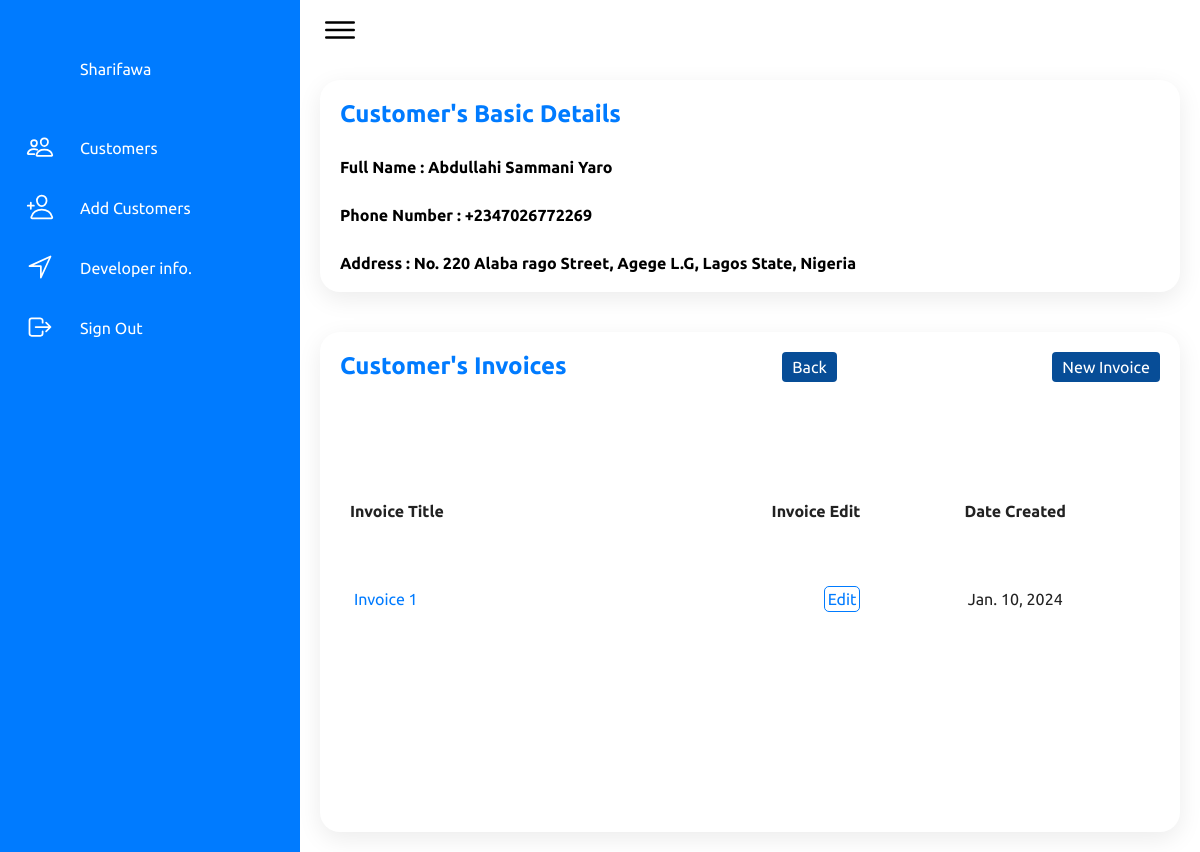
The page /customers/3/ (signed in) on the database its author committed.
### products/models.py (models this page shows, shortened)
class Customer(models.Model):
    full_name = models.CharField(max_length=50, null=True)
    phone_number = models.CharField(max_length=15, null=True)
    address = models.TextField(max_length=255, null=True)

class Product(models.Model):
    customer = models.ForeignKey(Customer, on_delete=models.CASCADE, default=1)
    title = models.TextField(max_length=200, null=True, default = None)
    date_created = models.DateField(null=True, blank=True)
    total = models.PositiveIntegerField(default=1)
    sub_total = models.PositiveIntegerField(default=1)
    deposit = models.PositiveIntegerField(default=1)
    balance1 = models.PositiveIntegerField(default=1)
    balance2 = models.PositiveIntegerField(default=1)

### products/views.py (the view)
# urls.py: path('customers/<int:customer_id>/', customer_detail, name='customer_details'),
def customer_detail(request, customer_id):
    customer = Customer.objects.get(pk=customer_id)
    products = customer.product_set.all()  # Access products through the reverse relationship
    paginator = Paginator(products, 10)
    page = request.GET.get('page')
    try:
        paginated_products = paginator.page(page)
    except PageNotAnInteger:
        paginated_products = paginator.page(1)
    except EmptyPage:
        paginated_products = paginator.page(paginator.num_pages)
    return render(request, 'products/customer_detail.html', {'customer': customer, 'products': products})

### templates/products/customer_detail.html (shortened to what this page needs)
{% extends "base.html" %}
{% block content %}
<body>
    <div class="main" id="main">
        <div class="topbar">
            <div class="toggle">
                <ion-icon name="menu-outline"></ion-icon>
            </div>
        </div>
      <div class="details" style="width: 100%; display: block;">
        <div class="description">
              <div class="cardHeader">
                <h2>Customer's Basic Details</h2>
              </div>
              <strong>
                <p style="margin-top: 30px; font-family: Ubuntu;">
                  Full Name : {{ customer.full_name }}
                </p>
                <p style="margin-top: 30px; font-family: Ubuntu;">
                  Phone Number : {{ customer.phone_number }}
                </p>
                <p style="margin-top: 30px; font-family: Ubuntu;">
                  Address : {{ customer.address }}
                </p>
              </strong>
        </div>
      </div>
    <div id="content">
        <div class="details" style="width: 100%; display: block;">
            <div class="recentOrders">
                <div class="cardHeader">
                    <h2>Customer's Invoices</h2>
                    <strong class="my-btn">
                      <button>
                        <a href="{% url 'products:customer_list' %}" style="color: white; text-decoration: none;">
                          Back
                        </a>
                      </button>
                    </strong>
                    <strong class="my-btn">
                        <button>
                          <a href="{% url 'products:create_product' customer_id=customer.id %}" style="color: white; text-decoration: none;">
                            New Invoice
                          </a>
                        </button>
                    </strong>
                </div>
                <table>
                    <thead>
                        <tr>
                            <td>Invoice Title</td>
                            <td>Invoice Edit</td>
                            <td>Date Created</td>
                        </tr>
                    </thead>
                    <tbody>
                    {% if products %}
                        {% for product in products %}
                        <tr>
                            <td><a href="{% url 'products:product_detail' pk=product.id %}"
                                style="text-decoration: none;
                                border: 1px solid white;
                                background-color: white;
                                padding: 3px 3px 3px 3px;
                                border-radius: 5px;
                                color: #007BFF;">{{ product.title }}</a></td>
                                <td><a href="{% url 'products:edit_customer_products' product.id %}"
                                  style="text-decoration: none;
                                  border: 1px solid #007BFF;
                                  background-color: white;
                                  padding: 3px 3px 3px 3px;
                                  border-radius: 5px;
                                  color: #007BFF;">Edit</a></td>
                            <td>{{ product.date_created }}</td>
                        </tr>
                        {% endfor %}
                    {% else %}
                        <p>No Invoice found.</p>
                    {% endif %}
                    </tbody>
                </table>
                <center>
              </center>
            </div>
        </div>
    </div>
</div>
</body>
{% endblock %}

### products/static/css/style.css (style rules this page uses)
* { font-family: "Ubuntu", sans-serif; margin: 0; padding: 0; box-sizing: border-box; }
:root { --blue: #007BFF; --white: #fff; --gray: #f5f5f5; --black1: #222; --black2: #999; }
body { min-height: 100vh; overflow-x: hidden; }
.main { position: absolute; width: calc(100% - 300px); left: 300px; min-height: 100vh; background: var(--white); transition: 0.5s; }
.topbar { width: 100%; height: 60px; display: flex; justify-content: space-between; align-items: center; padding: 0 10px; }
.toggle { position: relative; width: 60px; height: 60px; display: flex; justify-content: center; align-items: center; font-size: 2.5rem; cursor: pointer; }
.details { position: relative; width: 100%; padding: 20px; display: grid; grid-template-columns: 2fr 1fr; grid-gap: 30px; }
.details .recentOrders { position: relative; display: grid; min-height: 500px; background: var(--white); padding: 20px; box-shadow: 0 7px 25px rgba(0, 0, 0, 0.08); border-radius: 20px; }
.details .cardHeader { display: flex; justify-content: space-between; align-items: flex-start; }
.cardHeader h2 { font-weight: 600; color: var(--blue); }
.details table { width: 100%; border-collapse: collapse; margin-top: 10px; }
.details table thead td { font-weight: 600; }
.details .recentOrders table tr { color: var(--black1); border-bottom: 1px solid rgba(0, 0, 0, 0.1); }
.details .recentOrders table tr:last-child { border-bottom: none; }
.details .recentOrders table tr td { padding: 10px; }
.details .recentOrders table tr td:last-child { text-align: end; }
.details .recentOrders table tr td:nth-child(2) { text-align: end; }
.details .recentOrders table tr td:nth-child(3) { text-align: center; }

### templates/products/customer_detail.html (style rules this page uses)
.description { position: relative; min-height: auto; background: var(--white); padding: 20px; box-shadow: 0 7px 25px rgba(0, 0, 0, 0.08); border-radius: 20px; }
button { text-decoration: none; background-color: #074d97; color: white; padding: 6px 10px; border: none; border-radius: 4px; cursor: pointer; font-size: 16px; }

### rows shown on the page
Customer: full_name "Abdullahi Sammani Yaro", phone_number "+2347026772269", address "No. 220 Alaba rago Street, Agege L.G, Lagos State, Nigeria"
Product: title "Invoice 1", date_created "Jan. 10, 2024"
